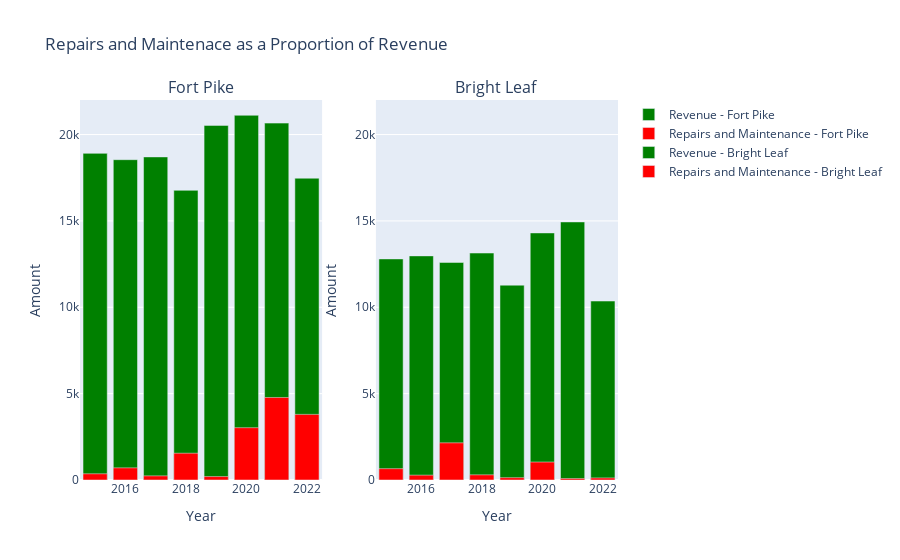

The code cell stored with this chart in its notebook:
### Code cell
fig = make_subplots(
    rows=1, cols=2, subplot_titles=("Fort Pike", "Bright Leaf")
)
#Fort Pike Graph
trace1 = go.Bar(x = fp_rev["Year"], y=fp_rev["Amount"], marker=dict(color="green", opacity=1), name="Revenue - Fort Pike")
trace2 = go.Bar(x = fp_rm["Year"], y=fp_rm["Amount"], marker=dict(color="red", opacity=1), name="Repairs and Maintenance - Fort Pike")
fig.add_trace(trace1, row=1, col=1)
fig.add_trace(trace2, row=1, col=1)
fig.update_xaxes(title_text="Year", row=1, col=1)
fig.update_yaxes(title_text="Amount",range=[0, 22000], row=1, col=1)

#Bright Leaf Graph
trace3 = go.Bar(x = bl_rev["Year"], y=bl_rev["Amount"], marker=dict(color="green", opacity=1), name="Revenue - Bright Leaf")
trace4 = go.Bar(x = bl_rm["Year"], y=bl_rm["Amount"], marker=dict(color="red", opacity=1), name="Repairs and Maintenance - Bright Leaf")
fig.add_trace(trace3, row=1, col=2)
fig.add_trace(trace4, row=1, col=2)
fig.update_xaxes(title_text="Year", row=1, col=2)
fig.update_yaxes(title_text="Amount", range=[0, 22000], row=1, col=2)

fig.update_layout(title = "Repairs and Maintenace as a Proportion of Revenue", barmode="overlay")

### Figure 1 — Plotly figure (JSON) as saved in the notebook; plotly's stock layout.template omitted (floating-point values rounded to 4 significant figures)
{"data": [{"marker": {"color": "green", "opacity": 1}, "name": "Revenue - Fort Pike", "type": "bar", "x": [2015, 2016, 2017, 2018, 2019, 2020, 2021, 2022], "xaxis": "x", "y": [18910, 18545, 18705, 16770, 20530, 21115, 20660.0, 17472], "yaxis": "y"}, {"marker": {"color": "red", "opacity": 1}, "name": "Repairs and Maintenance - Fort Pike", "type": "bar", "x": [2015, 2016, 2017, 2018, 2019, 2020, 2021, 2022], "xaxis": "x", "y": [360, 704, 240, 1550.0, 200, 3029.0, 4777.0, 3798.0], "yaxis": "y"}, {"marker": {"color": "green", "opacity": 1}, "name": "Revenue - Bright Leaf", "type": "bar", "x": [2015, 2016, 2017, 2018, 2019, 2020, 2021, 2022], "xaxis": "x2", "y": [12800, 12975, 12595, 13140, 11280, 14300.0, 14940, 10360], "yaxis": "y2"}, {"marker": {"color": "red", "opacity": 1}, "name": "Repairs and Maintenance - Bright Leaf", "type": "bar", "x": [2015, 2016, 2017, 2018, 2019, 2020, 2021, 2022], "xaxis": "x2", "y": [657, 280, 2151.0, 300, 135, 1040, 85, 120], "yaxis": "y2"}], "layout": {"annotations": [{"font": {"size": 16}, "showarrow": false, "text": "Fort Pike", "x": 0.225, "xanchor": "center", "xref": "paper", "y": 1, "yanchor": "bottom", "yref": "paper"}, {"font": {"size": 16}, "showarrow": false, "text": "Bright Leaf", "x": 0.775, "xanchor": "center", "xref": "paper", "y": 1, "yanchor": "bottom", "yref": "paper"}], "barmode": "overlay", "title": {"text": "Repairs and Maintenace as a Proportion of Revenue"}, "xaxis": {"anchor": "y", "domain": [0, 0.45], "title": {"text": "Year"}}, "xaxis2": {"anchor": "y2", "domain": [0.55, 1], "title": {"text": "Year"}}, "yaxis": {"anchor": "x", "domain": [0, 1], "range": [0, 22000], "title": {"text": "Amount"}}, "yaxis2": {"anchor": "x2", "domain": [0, 1], "range": [0, 22000], "title": {"text": "Amount"}}}}
